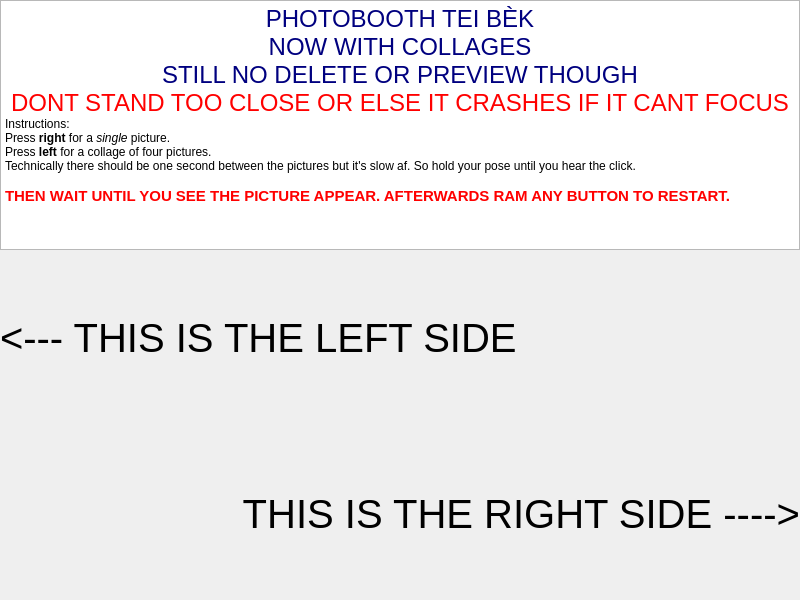
<?xml version="1.0" encoding="UTF-8"?>
<ui version="4.0">
 <class>MainWindow</class>
 <widget class="QMainWindow" name="MainWindow">
  <property name="geometry">
   <rect>
    <x>0</x>
    <y>0</y>
    <width>800</width>
    <height>600</height>
   </rect>
  </property>
  <property name="windowTitle">
   <string>MainWindow</string>
  </property>
  <widget class="QWidget" name="centralwidget">
   <widget class="QStackedWidget" name="stackedWidget">
    <property name="geometry">
     <rect>
      <x>0</x>
      <y>0</y>
      <width>800</width>
      <height>600</height>
     </rect>
    </property>
    <widget class="QWidget" name="main_page">
     <widget class="QWidget" name="gridLayoutWidget">
      <property name="geometry">
       <rect>
        <x>0</x>
        <y>0</y>
        <width>801</width>
        <height>601</height>
       </rect>
      </property>
      <layout class="QGridLayout" name="gridLayout">
       <property name="spacing">
        <number>0</number>
       </property>
       <item row="2" column="0">
        <widget class="QLabel" name="right_label">
         <property name="maximumSize">
          <size>
           <width>800</width>
           <height>200</height>
          </size>
         </property>
         <property name="font">
          <font>
           <pointsize>30</pointsize>
          </font>
         </property>
         <property name="text">
          <string>&lt;--- THIS IS THE LEFT SIDE</string>
         </property>
        </widget>
       </item>
       <item row="3" column="0">
        <widget class="QLabel" name="label_3">
         <property name="maximumSize">
          <size>
           <width>800</width>
           <height>200</height>
          </size>
         </property>
         <property name="font">
          <font>
           <pointsize>30</pointsize>
          </font>
         </property>
         <property name="text">
          <string>THIS IS THE RIGHT SIDE ----&gt;</string>
         </property>
         <property name="alignment">
          <set>Qt::AlignRight|Qt::AlignTrailing|Qt::AlignVCenter</set>
         </property>
        </widget>
       </item>
       <item row="1" column="0">
        <widget class="QTextBrowser" name="instructions">
         <property name="maximumSize">
          <size>
           <width>800</width>
           <height>250</height>
          </size>
         </property>
         <property name="html">
          <string>&lt;!DOCTYPE HTML PUBLIC &quot;-//W3C//DTD HTML 4.0//EN&quot; &quot;http://www.w3.org/TR/REC-html40/strict.dtd&quot;&gt;
&lt;html&gt;&lt;head&gt;&lt;meta name=&quot;qrichtext&quot; content=&quot;1&quot; /&gt;&lt;style type=&quot;text/css&quot;&gt;
p, li { white-space: pre-wrap; }
&lt;/style&gt;&lt;/head&gt;&lt;body style=&quot; font-family:'Sans Serif'; font-size:9pt; font-weight:400; font-style:normal;&quot;&gt;
&lt;p align=&quot;center&quot; style=&quot; margin-top:0px; margin-bottom:0px; margin-left:0px; margin-right:0px; -qt-block-indent:0; text-indent:0px;&quot;&gt;&lt;span style=&quot; font-size:18pt; color:#00007f;&quot;&gt;PHOTOBOOTH TEI BÈK&lt;/span&gt;&lt;/p&gt;
&lt;p align=&quot;center&quot; style=&quot; margin-top:0px; margin-bottom:0px; margin-left:0px; margin-right:0px; -qt-block-indent:0; text-indent:0px;&quot;&gt;&lt;span style=&quot; font-size:18pt; color:#00007f;&quot;&gt;NOW WITH COLLAGES&lt;/span&gt;&lt;/p&gt;
&lt;p align=&quot;center&quot; style=&quot; margin-top:0px; margin-bottom:0px; margin-left:0px; margin-right:0px; -qt-block-indent:0; text-indent:0px;&quot;&gt;&lt;span style=&quot; font-size:18pt; color:#00007f;&quot;&gt;STILL NO DELETE OR PREVIEW THOUGH&lt;/span&gt;&lt;/p&gt;
&lt;p align=&quot;center&quot; style=&quot; margin-top:0px; margin-bottom:0px; margin-left:0px; margin-right:0px; -qt-block-indent:0; text-indent:0px;&quot;&gt;&lt;span style=&quot; font-size:18pt; color:#ff0000;&quot;&gt;DONT STAND TOO CLOSE OR ELSE IT CRASHES IF IT CANT FOCUS&lt;/span&gt;&lt;/p&gt;
&lt;p style=&quot; margin-top:0px; margin-bottom:0px; margin-left:0px; margin-right:0px; -qt-block-indent:0; text-indent:0px;&quot;&gt;Instructions:&lt;/p&gt;
&lt;p style=&quot; margin-top:0px; margin-bottom:0px; margin-left:0px; margin-right:0px; -qt-block-indent:0; text-indent:0px;&quot;&gt;Press &lt;span style=&quot; font-weight:600;&quot;&gt;right&lt;/span&gt; for a &lt;span style=&quot; font-style:italic;&quot;&gt;single&lt;/span&gt; picture. &lt;/p&gt;
&lt;p style=&quot; margin-top:0px; margin-bottom:0px; margin-left:0px; margin-right:0px; -qt-block-indent:0; text-indent:0px;&quot;&gt;Press &lt;span style=&quot; font-weight:600;&quot;&gt;left&lt;/span&gt; for a collage of four pictures.&lt;/p&gt;
&lt;p style=&quot; margin-top:0px; margin-bottom:0px; margin-left:0px; margin-right:0px; -qt-block-indent:0; text-indent:0px;&quot;&gt;Technically there should be one second between the pictures but it's slow af. So hold your pose until you hear the click.&lt;/p&gt;
&lt;p style=&quot;-qt-paragraph-type:empty; margin-top:0px; margin-bottom:0px; margin-left:0px; margin-right:0px; -qt-block-indent:0; text-indent:0px;&quot;&gt;&lt;br /&gt;&lt;/p&gt;
&lt;p style=&quot; margin-top:0px; margin-bottom:0px; margin-left:0px; margin-right:0px; -qt-block-indent:0; text-indent:0px;&quot;&gt;&lt;span style=&quot; font-size:11pt; font-weight:600; color:#ff0000;&quot;&gt;THEN WAIT UNTIL YOU SEE THE PICTURE APPEAR. AFTERWARDS RAM ANY BUTTON TO RESTART.&lt;/span&gt;&lt;/p&gt;&lt;/body&gt;&lt;/html&gt;</string>
         </property>
        </widget>
       </item>
      </layout>
     </widget>
    </widget>
    <widget class="QWidget" name="three_sec">
     <widget class="QLabel" name="lbl_three">
      <property name="geometry">
       <rect>
        <x>0</x>
        <y>0</y>
        <width>800</width>
        <height>600</height>
       </rect>
      </property>
      <property name="font">
       <font>
        <pointsize>300</pointsize>
       </font>
      </property>
      <property name="styleSheet">
       <string notr="true">QLabel { background-color : black; color : red; }</string>
      </property>
      <property name="text">
       <string>3</string>
      </property>
      <property name="alignment">
       <set>Qt::AlignCenter</set>
      </property>
     </widget>
    </widget>
    <widget class="QWidget" name="two_sec">
     <widget class="QLabel" name="lbl_two">
      <property name="geometry">
       <rect>
        <x>0</x>
        <y>0</y>
        <width>800</width>
        <height>600</height>
       </rect>
      </property>
      <property name="font">
       <font>
        <pointsize>300</pointsize>
       </font>
      </property>
      <property name="styleSheet">
       <string notr="true">QLabel { background-color : black; color : red; }</string>
      </property>
      <property name="text">
       <string>2</string>
      </property>
      <property name="alignment">
       <set>Qt::AlignCenter</set>
      </property>
     </widget>
    </widget>
    <widget class="QWidget" name="one_sec">
     <widget class="QLabel" name="lbl_one">
      <property name="geometry">
       <rect>
        <x>0</x>
        <y>0</y>
        <width>800</width>
        <height>600</height>
       </rect>
      </property>
      <property name="font">
       <font>
        <pointsize>300</pointsize>
       </font>
      </property>
      <property name="styleSheet">
       <string notr="true">QLabel { background-color : black; color : red; }</string>
      </property>
      <property name="text">
       <string>1</string>
      </property>
      <property name="alignment">
       <set>Qt::AlignCenter</set>
      </property>
     </widget>
    </widget>
   </widget>
  </widget>
 </widget>
 <resources/>
 <connections/>
</ui>
